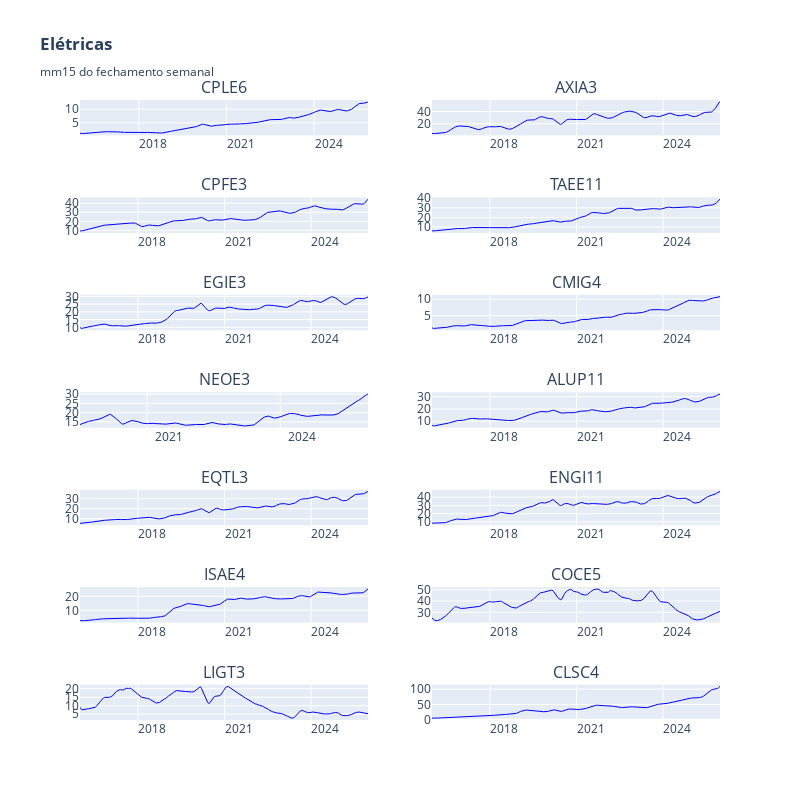

Here is the notebook cell this chart was saved with:
### Code cell
# grafico
height=800
width=800

mma = 15
fig = make_subplots(
    rows=math.ceil(len(tickers)/2), cols=2, shared_xaxes=False, 
    subplot_titles=[ticker.replace(".SA", "") for ticker in tickers],  # Remove ".SA"
    vertical_spacing=0.1
)

for i, ticker in enumerate(tickers):
    df = data_dict[ticker][('Close', ticker)]  # Reutiliza os dados já baixados
    avg = df.rolling(window=mma, min_periods=1).mean()
    
    row = (i // 2) + 1
    col = (i % 2) + 1

    # fig.add_trace(go.Candlestick(
    #     x=df.index, open=df.Open, high=df.High, low=df.Low, close=df.Close,
    #     name=ticker, showlegend=False), row=row, col=col)

    fig.add_trace(go.Scatter(
        x=df.index, y=avg, mode='lines',
        line=dict(color='blue', width=1),
        name="Média", showlegend=False), row=row, col=col)

fig.update_layout(title_text=f"<b>Elétricas</b><br><sub>mm{mma} do fechamento semanal</sub>",
                  height= height, width=width)
fig.update_xaxes(rangeslider_visible=False,
    tickformat="%Y",  # Mostrar apenas o ano
    dtick="M36",  # Intervalo de meses entre os ticks
    ticklabelmode="period"  # Coloca o rótulo no início do período)
)
fig.show()

### Figure 1 — Plotly figure (JSON) as saved in the notebook; plotly's stock layout.template omitted (floating-point values rounded to 4 significant figures; data arrays with more than 128 entries replaced by an {"elided": "..."} marker saying what was removed)
{"data": [{"line": {"color": "blue", "width": 1}, "mode": "lines", "name": "Média", "showlegend": false, "type": "scatter", "x": {"elided": "515 str values"}, "xaxis": "x", "y": {"elided": "515 float values"}, "yaxis": "y"}, {"line": {"color": "blue", "width": 1}, "mode": "lines", "name": "Média", "showlegend": false, "type": "scatter", "x": {"elided": "522 str values"}, "xaxis": "x2", "y": {"elided": "522 float values"}, "yaxis": "y2"}, {"line": {"color": "blue", "width": 1}, "mode": "lines", "name": "Média", "showlegend": false, "type": "scatter", "x": {"elided": "522 str values"}, "xaxis": "x3", "y": {"elided": "522 float values"}, "yaxis": "y3"}, {"line": {"color": "blue", "width": 1}, "mode": "lines", "name": "Média", "showlegend": false, "type": "scatter", "x": {"elided": "522 str values"}, "xaxis": "x4", "y": {"elided": "522 float values"}, "yaxis": "y4"}, {"line": {"color": "blue", "width": 1}, "mode": "lines", "name": "Média", "showlegend": false, "type": "scatter", "x": {"elided": "522 str values"}, "xaxis": "x5", "y": {"elided": "522 float values"}, "yaxis": "y5"}, {"line": {"color": "blue", "width": 1}, "mode": "lines", "name": "Média", "showlegend": false, "type": "scatter", "x": {"elided": "522 str values"}, "xaxis": "x6", "y": {"elided": "522 float values"}, "yaxis": "y6"}, {"line": {"color": "blue", "width": 1}, "mode": "lines", "name": "Média", "showlegend": false, "type": "scatter", "x": {"elided": "339 str values"}, "xaxis": "x7", "y": {"elided": "339 float values"}, "yaxis": "y7"}, {"line": {"color": "blue", "width": 1}, "mode": "lines", "name": "Média", "showlegend": false, "type": "scatter", "x": {"elided": "522 str values"}, "xaxis": "x8", "y": {"elided": "522 float values"}, "yaxis": "y8"}, {"line": {"color": "blue", "width": 1}, "mode": "lines", "name": "Média", "showlegend": false, "type": "scatter", "x": {"elided": "522 str values"}, "xaxis": "x9", "y": {"elided": "522 float values"}, "yaxis": "y9"}, {"line": {"color": "blue", "width": 1}, "mode": "lines", "name": "Média", "showlegend": false, "type": "scatter", "x": {"elided": "522 str values"}, "xaxis": "x10", "y": {"elided": "522 float values"}, "yaxis": "y10"}, {"line": {"color": "blue", "width": 1}, "mode": "lines", "name": "Média", "showlegend": false, "type": "scatter", "x": {"elided": "522 str values"}, "xaxis": "x11", "y": {"elided": "522 float values"}, "yaxis": "y11"}, {"line": {"color": "blue", "width": 1}, "mode": "lines", "name": "Média", "showlegend": false, "type": "scatter", "x": {"elided": "522 str values"}, "xaxis": "x12", "y": {"elided": "522 float values"}, "yaxis": "y12"}, {"line": {"color": "blue", "width": 1}, "mode": "lines", "name": "Média", "showlegend": false, "type": "scatter", "x": {"elided": "522 str values"}, "xaxis": "x13", "y": {"elided": "522 float values"}, "yaxis": "y13"}, {"line": {"color": "blue", "width": 1}, "mode": "lines", "name": "Média", "showlegend": false, "type": "scatter", "x": {"elided": "522 str values"}, "xaxis": "x14", "y": {"elided": "522 float values"}, "yaxis": "y14"}], "layout": {"annotations": [{"font": {"size": 16}, "showarrow": false, "text": "CPLE6", "x": 0.225, "xanchor": "center", "xref": "paper", "y": 1, "yanchor": "bottom", "yref": "paper"}, {"font": {"size": 16}, "showarrow": false, "text": "AXIA3", "x": 0.775, "xanchor": "center", "xref": "paper", "y": 1, "yanchor": "bottom", "yref": "paper"}, {"font": {"size": 16}, "showarrow": false, "text": "CPFE3", "x": 0.225, "xanchor": "center", "xref": "paper", "y": 0.8429, "yanchor": "bottom", "yref": "paper"}, {"font": {"size": 16}, "showarrow": false, "text": "TAEE11", "x": 0.775, "xanchor": "center", "xref": "paper", "y": 0.8429, "yanchor": "bottom", "yref": "paper"}, {"font": {"size": 16}, "showarrow": false, "text": "EGIE3", "x": 0.225, "xanchor": "center", "xref": "paper", "y": 0.6857, "yanchor": "bottom", "yref": "paper"}, {"font": {"size": 16}, "showarrow": false, "text": "CMIG4", "x": 0.775, "xanchor": "center", "xref": "paper", "y": 0.6857, "yanchor": "bottom", "yref": "paper"}, {"font": {"size": 16}, "showarrow": false, "text": "NEOE3", "x": 0.225, "xanchor": "center", "xref": "paper", "y": 0.5286, "yanchor": "bottom", "yref": "paper"}, {"font": {"size": 16}, "showarrow": false, "text": "ALUP11", "x": 0.775, "xanchor": "center", "xref": "paper", "y": 0.5286, "yanchor": "bottom", "yref": "paper"}, {"font": {"size": 16}, "showarrow": false, "text": "EQTL3", "x": 0.225, "xanchor": "center", "xref": "paper", "y": 0.3714, "yanchor": "bottom", "yref": "paper"}, {"font": {"size": 16}, "showarrow": false, "text": "ENGI11", "x": 0.775, "xanchor": "center", "xref": "paper", "y": 0.3714, "yanchor": "bottom", "yref": "paper"}, {"font": {"size": 16}, "showarrow": false, "text": "ISAE4", "x": 0.225, "xanchor": "center", "xref": "paper", "y": 0.2143, "yanchor": "bottom", "yref": "paper"}, {"font": {"size": 16}, "showarrow": false, "text": "COCE5", "x": 0.775, "xanchor": "center", "xref": "paper", "y": 0.2143, "yanchor": "bottom", "yref": "paper"}, {"font": {"size": 16}, "showarrow": false, "text": "LIGT3", "x": 0.225, "xanchor": "center", "xref": "paper", "y": 0.05714, "yanchor": "bottom", "yref": "paper"}, {"font": {"size": 16}, "showarrow": false, "text": "CLSC4", "x": 0.775, "xanchor": "center", "xref": "paper", "y": 0.05714, "yanchor": "bottom", "yref": "paper"}], "height": 800, "title": {"text": "<b>Elétricas</b><br><sub>mm15 do fechamento semanal</sub>"}, "width": 800, "xaxis": {"anchor": "y", "domain": [0, 0.45], "dtick": "M36", "rangeslider": {"visible": false}, "tickformat": "%Y", "ticklabelmode": "period"}, "xaxis10": {"anchor": "y10", "domain": [0.55, 1], "dtick": "M36", "rangeslider": {"visible": false}, "tickformat": "%Y", "ticklabelmode": "period"}, "xaxis11": {"anchor": "y11", "domain": [0, 0.45], "dtick": "M36", "rangeslider": {"visible": false}, "tickformat": "%Y", "ticklabelmode": "period"}, "xaxis12": {"anchor": "y12", "domain": [0.55, 1], "dtick": "M36", "rangeslider": {"visible": false}, "tickformat": "%Y", "ticklabelmode": "period"}, "xaxis13": {"anchor": "y13", "domain": [0, 0.45], "dtick": "M36", "rangeslider": {"visible": false}, "tickformat": "%Y", "ticklabelmode": "period"}, "xaxis14": {"anchor": "y14", "domain": [0.55, 1], "dtick": "M36", "rangeslider": {"visible": false}, "tickformat": "%Y", "ticklabelmode": "period"}, "xaxis2": {"anchor": "y2", "domain": [0.55, 1], "dtick": "M36", "rangeslider": {"visible": false}, "tickformat": "%Y", "ticklabelmode": "period"}, "xaxis3": {"anchor": "y3", "domain": [0, 0.45], "dtick": "M36", "rangeslider": {"visible": false}, "tickformat": "%Y", "ticklabelmode": "period"}, "xaxis4": {"anchor": "y4", "domain": [0.55, 1], "dtick": "M36", "rangeslider": {"visible": false}, "tickformat": "%Y", "ticklabelmode": "period"}, "xaxis5": {"anchor": "y5", "domain": [0, 0.45], "dtick": "M36", "rangeslider": {"visible": false}, "tickformat": "%Y", "ticklabelmode": "period"}, "xaxis6": {"anchor": "y6", "domain": [0.55, 1], "dtick": "M36", "rangeslider": {"visible": false}, "tickformat": "%Y", "ticklabelmode": "period"}, "xaxis7": {"anchor": "y7", "domain": [0, 0.45], "dtick": "M36", "rangeslider": {"visible": false}, "tickformat": "%Y", "ticklabelmode": "period"}, "xaxis8": {"anchor": "y8", "domain": [0.55, 1], "dtick": "M36", "rangeslider": {"visible": false}, "tickformat": "%Y", "ticklabelmode": "period"}, "xaxis9": {"anchor": "y9", "domain": [0, 0.45], "dtick": "M36", "rangeslider": {"visible": false}, "tickformat": "%Y", "ticklabelmode": "period"}, "yaxis": {"anchor": "x", "domain": [0.9429, 1]}, "yaxis10": {"anchor": "x10", "domain": [0.3143, 0.3714]}, "yaxis11": {"anchor": "x11", "domain": [0.1571, 0.2143]}, "yaxis12": {"anchor": "x12", "domain": [0.1571, 0.2143]}, "yaxis13": {"anchor": "x13", "domain": [0, 0.05714]}, "yaxis14": {"anchor": "x14", "domain": [0, 0.05714]}, "yaxis2": {"anchor": "x2", "domain": [0.9429, 1]}, "yaxis3": {"anchor": "x3", "domain": [0.7857, 0.8429]}, "yaxis4": {"anchor": "x4", "domain": [0.7857, 0.8429]}, "yaxis5": {"anchor": "x5", "domain": [0.6286, 0.6857]}, "yaxis6": {"anchor": "x6", "domain": [0.6286, 0.6857]}, "yaxis7": {"anchor": "x7", "domain": [0.4714, 0.5286]}, "yaxis8": {"anchor": "x8", "domain": [0.4714, 0.5286]}, "yaxis9": {"anchor": "x9", "domain": [0.3143, 0.3714]}}}
